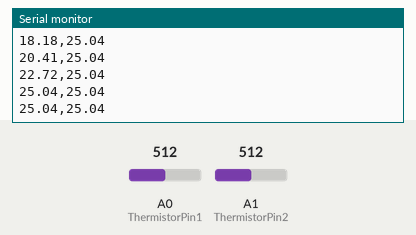
Simulated run of this sketch. Board: Arduino Uno, built with avr-gcc and run on an emulated ATmega328P. Parts: the last lines printed to the serial monitor. The test bench sets the inputs (shaded band); at power-on: A1 (ThermistorPin2) = 512, A0 (ThermistorPin1) = 512.

Above: at 4.2 s.
4.3 s: A1 (ThermistorPin2) set to 351
At 4.42 s:
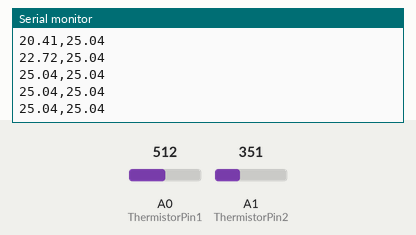
5.8 s: A1 (ThermistorPin2) set to 333
At 5.83 s:
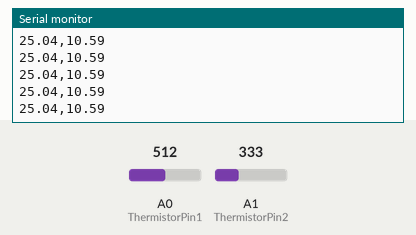
Timing chart, 0 to 8.8 s (numbered marks = the images above; inputs shaded):
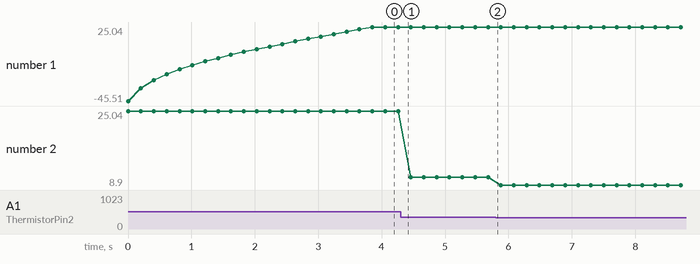

The sketch:

thermistorcode.ino
```cpp
int ThermistorPin1 = A0;
int ThermistorPin2 = A1;
int Vo1;
int Vo2;
float R1 = 10000;
float logR2_1, R2_1, logR2_2, R2_2, Tc, Th,dT;
float c1 = 1.284850279e-03, c2 = 2.076544735e-04, c3 = 2.004280704e-07;

const int numReadings = 20;

int readings[numReadings];      // the readings from the analog input
int readIndex = 0;              // the index of the current reading
int total = 0;                  // the running total
int average = 0;                // the average

int readings1[numReadings];      // the readings from the analog input
int readIndex1 = 0;              // the index of the current reading
int total1 = 0;                  // the running total
int average1 = 0;                // the average


void setup() {
  Serial.begin(9600);
  for (int thisReading = 0; thisReading < numReadings; thisReading++) {
    readings[thisReading] = 0;
  }
delay(1);
}

void loop() {
  total = total - readings[readIndex];
  readings[readIndex] = analogRead(ThermistorPin1);
  total = total + readings[readIndex];
  readIndex = readIndex + 1;

  if (readIndex >= numReadings) {
    readIndex = 0;
  }

  // calculate the average:
  Vo1 = total / numReadings;
//  Vo1 = analogRead(ThermistorPin1);
  R2_1 = R1 * (1023.0 / (float)Vo1 - 1.0);
  logR2_1 = log(R2_1);
  Th = (1.0 / (c1 + c2*logR2_1 + c3*logR2_1*logR2_1*logR2_1));
  Th = Th - 273.15;
  Serial.print(Th);
  delay(1);

  Serial.print(",");
  total1 = total1 - readings1[readIndex1];
  readings1[readIndex1] = analogRead(ThermistorPin2);
  total1 = total1 + readings1[readIndex1];
  readIndex1 = readIndex1 + 1;

  if (readIndex1 >= numReadings) {
    readIndex1 = 0;
  }

  // calculate the average:
  Vo2 = total1/ numReadings;
  Vo2 = analogRead(ThermistorPin2);
  R2_2 = R1 * (1023.0 / (float)Vo2 - 1.0);
  logR2_2 = log(R2_2);
  Tc = (1.0 / (c1 + c2*logR2_2 + c3*logR2_2*logR2_2*logR2_2));
  Tc = Tc - 273.15;
  Serial.println(Tc);
  dT = Th - Tc;
//
////  Serial.print("Temperature Cold: ");
////  Serial.print(Tc);
////  Serial.println(" C");
////  Serial.print("Temperature Hot: ");
////  Serial.print(Th);
////  Serial.println(" C");
//Serial.println(dT);
delay(200);
//delay(5);
}
```

Measured:
- plotted number 2: 25.04 → 10.59 after the input at 4.3 s, 10.59 → 8.9 after the input at 5.8 s
